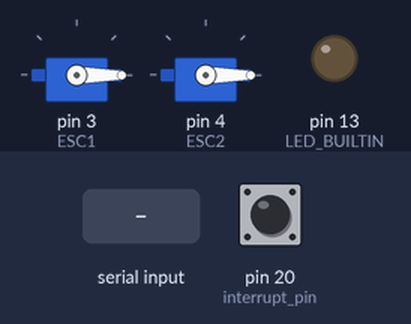
Bench run of a sketch on a simulated Arduino Mega 2560, built with avr-gcc and run on an emulated ATmega2560. Parts: 2 × servo, output pins drawn as LEDs (lit = HIGH). Inputs (shaded band) come from the test bench; at power-on: pin 20 (interrupt_pin) HIGH.

Above: at 1.2 s.
1.3 s: "90,45\n" received over the second serial link
At 1.7 s:
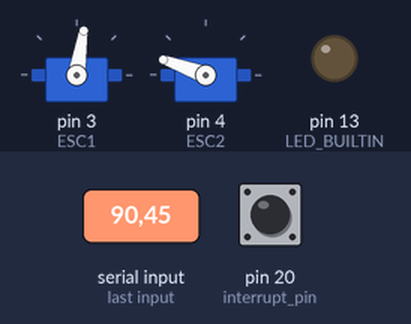
3.8 s: pin 20 (interrupt_pin) pulled LOW for 0.15 s
At 5.1 s:
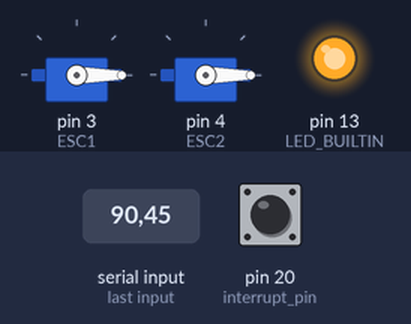
5.4 s: pin 20 (interrupt_pin) pulled LOW for 3.2 s
At 5.8 s:
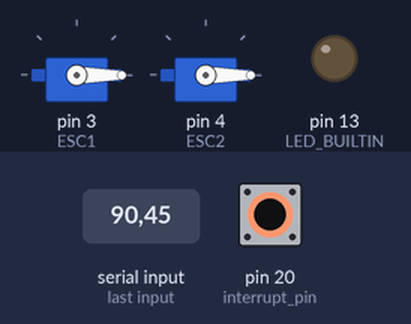
Timing chart, 0 to 10.1 s (numbered marks = the images above; inputs shaded):
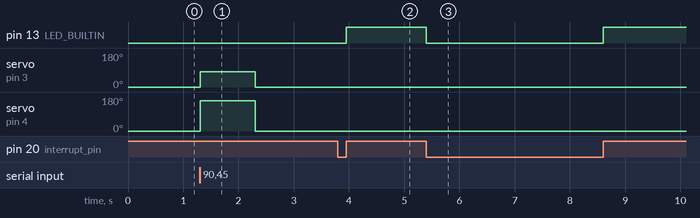

Measured:
- after the input at 1.3 s, servo on pin 3 (ESC1): 0° → 81° at once, → 0° 1.0 s later; servo on pin 4 (ESC2): 0° → 160° at once, → 0° 1.0 s later
- after the input at 3.8 s, pin 13 (LED_BUILTIN): LOW → HIGH after 0.15 s
- after the input at 5.4 s, pin 13 (LED_BUILTIN): HIGH → LOW at once, → HIGH 3.2 s later

The sketch:

teensy.ino
```cpp
#include<Servo.h>
Servo ESC1;
Servo ESC2;

int int_call = 0;
int speed_val = 0;
const int interrupt_pin = 20;
unsigned long startTime = 0;

void setup(){
  ESC1.attach(3,1000,2000);
  ESC2.attach(4,1000,2000);
  pinMode(interrupt_pin, INPUT_PULLUP);
  pinMode(LED_BUILTIN, OUTPUT);
  attachInterrupt(digitalPinToInterrupt(interrupt_pin), pin_ISR, CHANGE);
  Serial1.begin(9600);
}

void loop() {
  // put your main code here, to run repeatedly:
  unsigned long currentTime = millis();

  if (int_call != 1 && Serial1.available()){
    int temp_val = Serial1.parseInt();
    speed_val = map(temp_val, 0,100,0,180);
    Serial1.println(speed_val*100/180);
    ESC1.write(speed_val);
    ESC2.write(160);
    startTime = millis();
  }
  else if (int_call == 1){
    Serial1.println("Error Recieved... HALTING");
    while (int_call == 1){
      speed_val = 0;
      ESC1.write(speed_val);
      ESC2.write(speed_val);
      digitalWrite(LED_BUILTIN, HIGH);
    }
    digitalWrite(LED_BUILTIN, LOW);
  }
  else{
    if (int(speed_val*100/180) == 25){
      unsigned long elapsedTime = (currentTime - startTime) / 1000;
      if (elapsedTime >= static_cast<unsigned long>(3)){
        ESC2.write(0);
      }
      if (elapsedTime >= static_cast<unsigned long>(10)){
        ESC2.write(160);
        startTime = millis();
      }
    }
    else if (int(speed_val*100/180) == 27){
      unsigned long elapsedTime = (currentTime - startTime) / 1000;
      if (elapsedTime >= static_cast<unsigned long>(10)){
        ESC2.write(0);
      }
      if (elapsedTime >= static_cast<unsigned long>(20)){
        ESC2.write(160);
        startTime = millis();
      }
    }
    else{
      ESC1.write(speed_val);
      ESC2.write(speed_val);
    }
  }
}

void pin_ISR(){
  int_call = digitalRead(interrupt_pin);
}
```
